Frame 1 (no input): blank canvas, image omitted
Frame 60 (the mouse pressed at the canvas centre just before this capture): blank canvas, image omitted
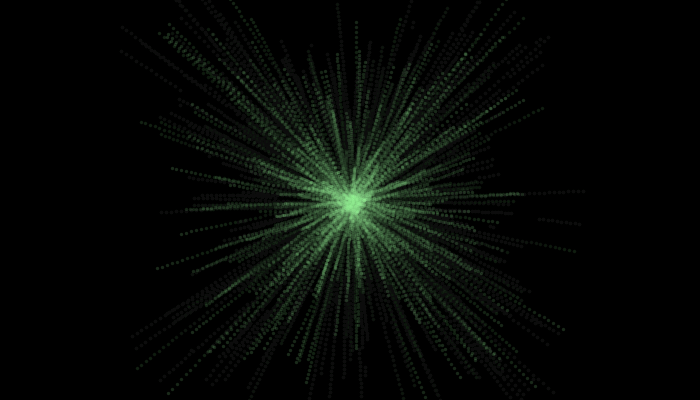
Frame 120 (the mouse held since frame 60 and released just before this capture)

The Processing sketch whose frames 1 and 60 were blank and that drew this single picture after the mouse press (run headless with seeded random() and noise(); from frame 60 on, the mouse is pressed at the canvas centre):

// Processing sketch: processing_36051
// ── processing_36051.pde

int picker = 0;
int[] r1 = {0, 255, 255};
int[] g1 = {0, 0, 255};
int[] b1 = {200, 0, 255};
  
boolean click =false;
int a = 1000;
PVector[] pos;
PVector[] vel;

int[] ttl;

float pmx = 0;
float pmy = 0;

float r = 0;
float g = 0;
float b = 0;
float ca = 0;
void setup() {
  background(0);
  size(700, 400);
  frameRate(30);


  pos = new PVector[a];
  vel = new PVector[a];
  ttl = new int[a];
  for ( int i = 0; i < a; i++) {
    pos[i] = new PVector(0, 0);
    if (i < a/1000) {
      vel[i] = new PVector(random(-2, 2), random(-5, -5));
      ttl[i] = int(random(10, 50));
    } 
    else {
      vel[i] = new PVector(random(0, 400), random(0, 400));
      ttl[i] = int(random(0, 50));
    }
  }
}

void draw() {
  fill(0, 10);
  noStroke();
  rect(0, 0, width, height);
  stroke(r, g, b, ca);
  smooth();
  if(click == true)
  {
    for ( int i = 0; i < a; i++) {
      point( pos[i].x + mouseX, pos[i].y + mouseY );
    }
    pmx = mouseX;
    pmy = mouseY;
    a = 400;
  } else {
    if(a > 1) {
      a = int(a*0.99);
    }
    for ( int i = 0; i < a; i++) {
      point( pos[i].x + pmx, pos[i].y + pmy );
    }
    pmy = pmy * 1.05;
  }

  for ( int i = 0; i < a; i++) {
    pos[i].add( vel[i] );
    ttl[i]--;
    if (ttl[i] < 0) {
      vel[i] = new PVector(random(-5, 5), random(-5, 5));
      pos[i] = new PVector(random(-5, 10), random(-5, 10));
      ttl[i] = int(random(0, 50));
    }
  }
}


void mousePressed() {
stroke (r = random(0, 255), g = random(0, 255), b = random(0, 255), ca = random(20, 100));
  strokeWeight(random(0.5,6));

  click= true;

/*
  if (a == 0) {
    a = 400;
  } 
  else {
    a = 0;
  }
  */
}

void mouseReleased() {
  { 
    click= false;
  }
}
